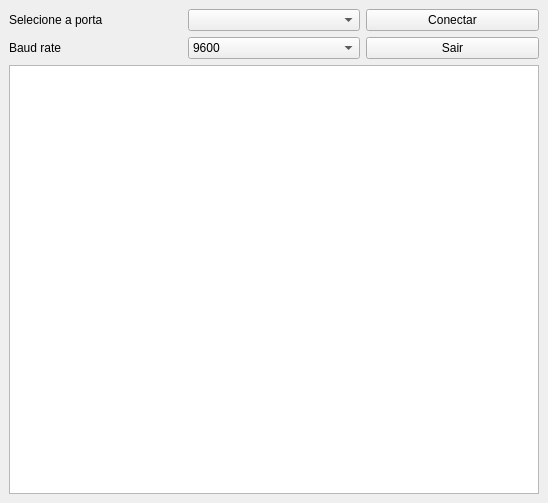
<?xml version="1.0" encoding="UTF-8"?>
<ui version="4.0">
 <class>MainWindow</class>
 <widget class="QMainWindow" name="MainWindow">
  <property name="geometry">
   <rect>
    <x>0</x>
    <y>0</y>
    <width>548</width>
    <height>503</height>
   </rect>
  </property>
  <property name="windowTitle">
   <string>SerialComm @dfso</string>
  </property>
  <widget class="QWidget" name="centralwidget">
   <layout class="QVBoxLayout" name="verticalLayout">
    <item>
     <layout class="QHBoxLayout" name="horizontalLayout">
      <item>
       <widget class="QLabel" name="labelPortas">
        <property name="text">
         <string>Selecione a porta</string>
        </property>
       </widget>
      </item>
      <item>
       <widget class="QComboBox" name="comboBoxPortas"/>
      </item>
      <item>
       <widget class="QPushButton" name="btnConectar">
        <property name="text">
         <string>Conectar</string>
        </property>
       </widget>
      </item>
     </layout>
    </item>
    <item>
     <layout class="QHBoxLayout" name="horizontalLayout_2">
      <item>
       <widget class="QLabel" name="labelBauds">
        <property name="text">
         <string>Baud rate</string>
        </property>
       </widget>
      </item>
      <item>
       <widget class="QComboBox" name="comboBoxBauds">
        <item>
         <property name="text">
          <string>9600</string>
         </property>
        </item>
        <item>
         <property name="text">
          <string>115200</string>
         </property>
        </item>
       </widget>
      </item>
      <item>
       <widget class="QPushButton" name="btnSair">
        <property name="styleSheet">
         <string notr="true"/>
        </property>
        <property name="text">
         <string>Sair</string>
        </property>
       </widget>
      </item>
     </layout>
    </item>
    <item>
     <layout class="QVBoxLayout" name="verticalLayout_2">
      <item>
       <widget class="QTextEdit" name="textEditData"/>
      </item>
     </layout>
    </item>
   </layout>
  </widget>
 </widget>
 <resources/>
 <connections>
  <connection>
   <sender>btnSair</sender>
   <signal>clicked()</signal>
   <receiver>MainWindow</receiver>
   <slot>close()</slot>
   <hints>
    <hint type="sourcelabel">
     <x>451</x>
     <y>61</y>
    </hint>
    <hint type="destinationlabel">
     <x>273</x>
     <y>251</y>
    </hint>
   </hints>
  </connection>
 </connections>
</ui>
